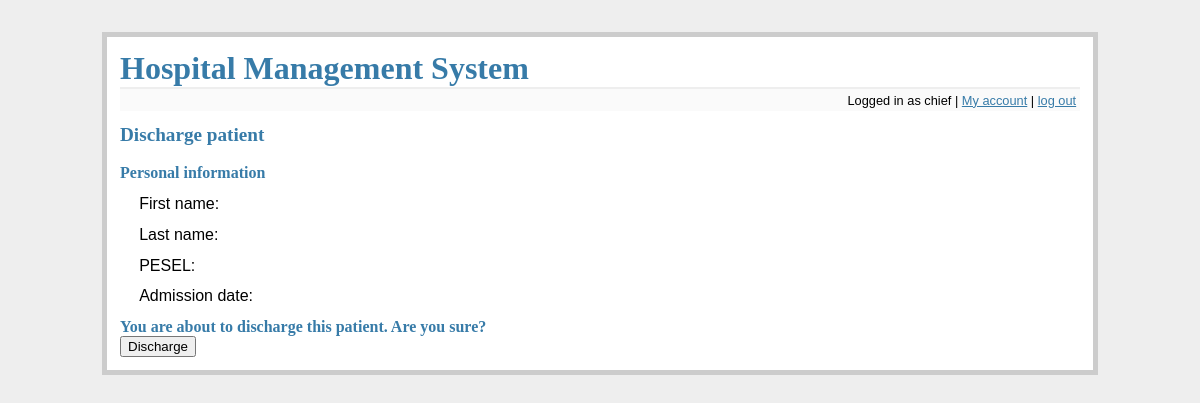
/discharge?patient=45678912355 (signed in), run on an earlier commit of the app's database.
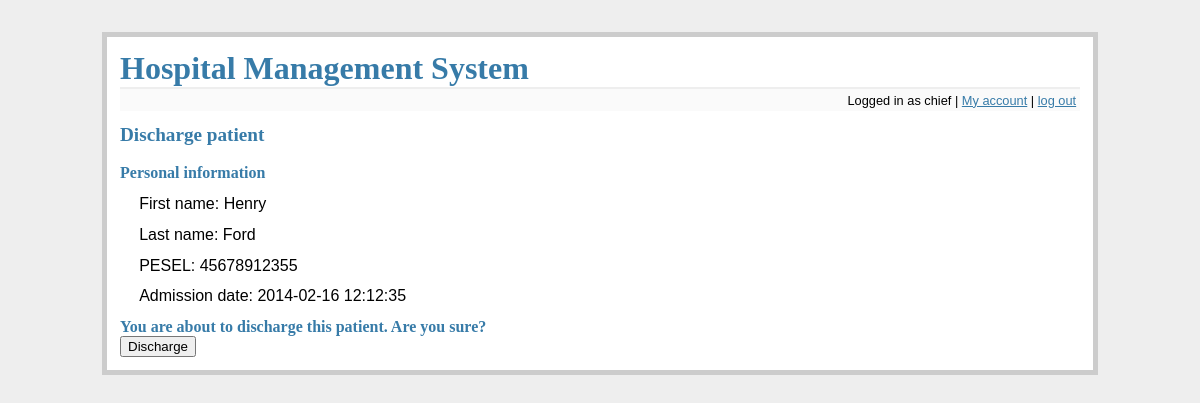
And on a later commit of the database.
### tables this page shows
CREATE TABLE patients (
    pesel integer primary key,
    fname text not null,
    lname text not null
);

CREATE TABLE files (
    id integer primary key autoincrement,
    patient_pesel integer not null,
    admission_d datetime not null,
    discharge_d datetime,
    foreign key(patient_pesel) references patients(pesel)
);

### flaskr.py (the view)
@app.route('/discharge', methods=['GET', 'POST'])
def discharge():
    db = get_db()
    position = get_position(db, session['username'])
    if 'logged_in' not in session or not session['logged_in'] or position not in ['Head physician', 'Doctor', 'Admin']:
        flash('You do not have rights to access this part of website')
        return redirect(url_for('main_screen'))
    if 'patient' not in request.args:
        flash('No patient specified!');
        return redirect(url_for('main_screen'))
    pesel = request.args['patient']
    if position in ['Admin', 'Head physician']:
        details = get_patient_details(db, pesel)
    else:
        details = get_patient_details_if_allowed(db, session['username'], pesel)
        if not details:
            flash('You cannot view this record')
            return redirect(url_for('main_screen'))
    if request.method == 'POST':
        if request.form['confirmation'] == 'yes' and discharge_patient(db, pesel):
            flash('Patient discharged')
        else:
            flash('Error while discharging. Contact system administrator.')
        return redirect(url_for('show_patients'))
    return render_template('discharge.html', details=details)

### flaskr.py (called while the page is built)
def connect_db():
    rv = sqlite3.connect(app.config['DATABASE'])
    rv.row_factory = sqlite3.Row
    return rv

def get_db():
    if not hasattr(g, 'sqlite_db'):
        g.sqlite_db = connect_db()
    return g.sqlite_db

### tools.py (called while the page is built)
def get_position(db, user):
    cur = db.execute('select p.name from employees as e join positions as p on e.position_id = p.id where e.login = ?', [user])
    res = cur.fetchone()
    return res[0] if res else None

def get_patient_details(db, pesel):
    return db.execute('select p.fname, p.lname, p.pesel, f.admission_d from files f join patients p on f.patient_pesel = p.pesel where f.discharge_d is null and p.pesel = ?', [pesel]).fetchone()

### templates/discharge.html (shortened to what this page needs)
{% extends "layout.html" %}
{% block body %}
    <h2>Discharge patient</h2>
    <br/>
    <h3>Personal information</h3>
    <ul class=entries>
    <li>First name: {{ details.fname }}
    <li>Last name: {{ details.lname }}
    <li>PESEL: {{ details.pesel }}
    <li>Admission date: {{ details.admission_d }}
    </ul>
    <h3>You are about to discharge this patient. Are you sure?</h3>
    <form action="{{ url_for('discharge', patient=details.pesel) }}" method=post>
        <input type=submit value=Discharge>
    </form>
{% endblock %}

What changed in the data, as far as the page shows it:
added patients: fname "Henry", lname "Ford", pesel "45678912355"
added files: admission_d "2014-02-16 12:12:35"
